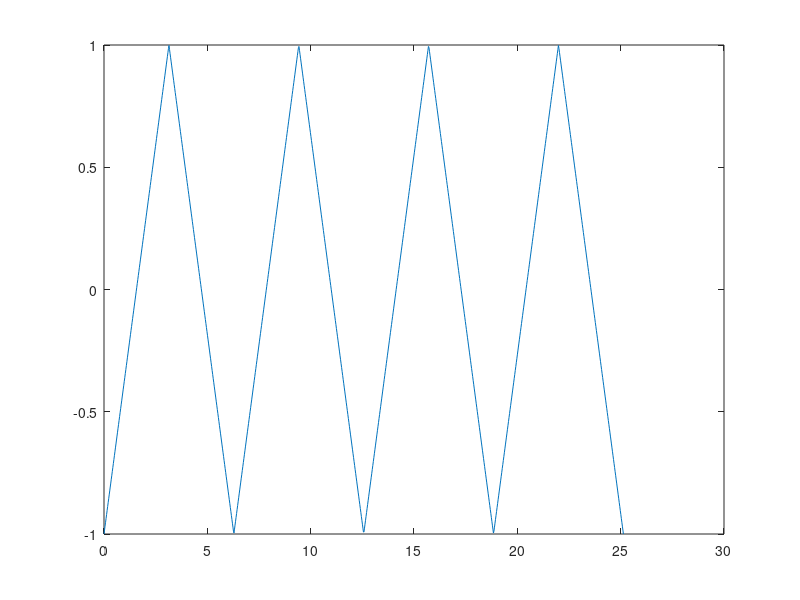

This chart was generated by the following MATLAB code:
% Square wave

x = linspace(0, 4 * 2 * pi, 1000);

square_wave = sign(sin(x));

plot(x, square_wave);

%%

% TRiangular wave

x = linspace(0, 4 * 2 * pi, 1000);

tri_wave = sawtooth(x, 0.5);

plot(x, tri_wave);
